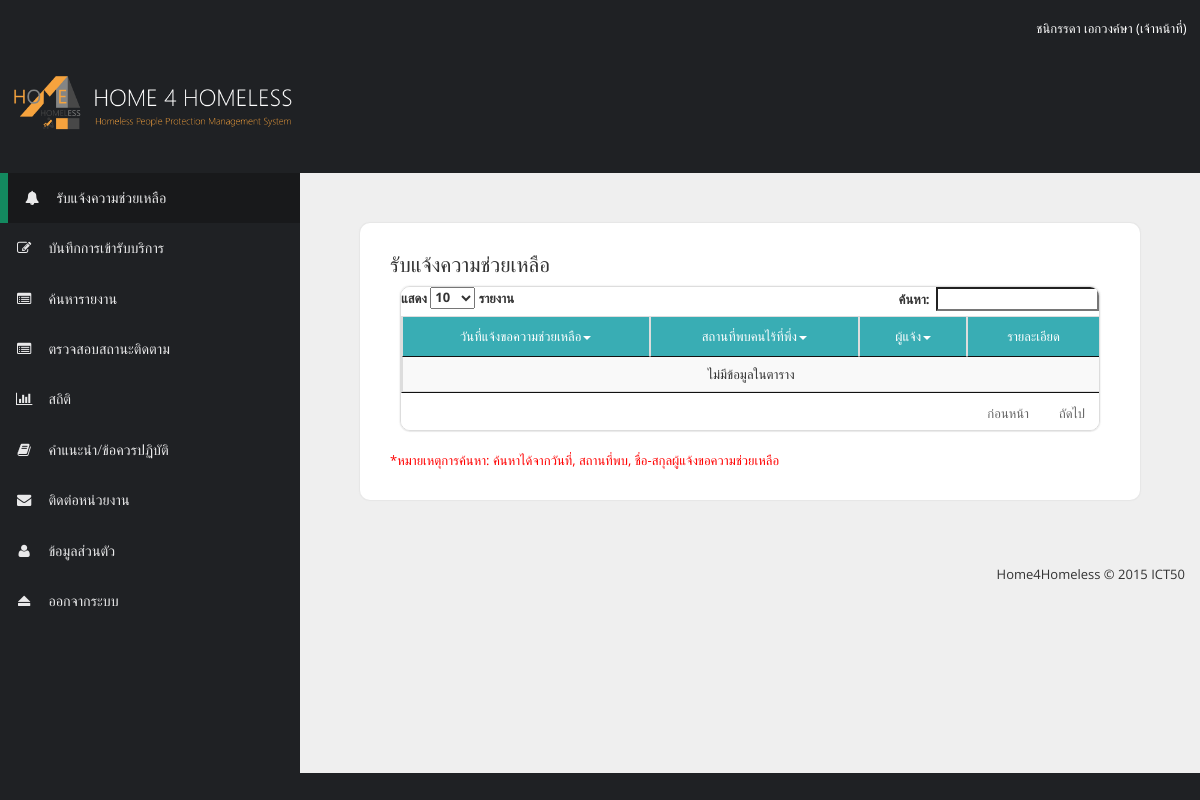
The app's page /notification.php (signed in) with its own data.
### tables this page shows
CREATE TABLE `members` (
  `mem_code` char(6) NOT NULL,
  `mem_id` char(13) NOT NULL,
  `mem_fname` varchar(30) NOT NULL,
  `mem_lname` varchar(30) NOT NULL,
  `mem_bday` date NOT NULL,
  `mem_sex` varchar(5) NOT NULL,
  `mem_tel` char(10) NOT NULL,
  `mem_email` varchar(70) NOT NULL,
  `mem_password` varchar(8) NOT NULL,
  `mem_status` varchar(15) NOT NULL,
  `dept_code` char(3) NOT NULL COMMENT 'refer to department',
  `prefix_code` int(1) NOT NULL COMMENT 'refer to prefix',
  `ad_code` char(8) NOT NULL COMMENT 'refer to address'
);

### checkstaff.php (called while the page is built, shortened)
<?php
  $strSQL = "SELECT * FROM members WHERE mem_code = '".$_SESSION['mem_code']."' ";
  $objQuery = mysql_query($strSQL);
  $objResult = mysql_fetch_array($objQuery);
?>

### notification.php (the view, shortened to what this page needs)
<?php
  include "checkstaff.php";
?>
<!DOCTYPE html>
  <head>
    <link href="css/font-awesome.min.css" rel="stylesheet">
    <link href="css/bootstrap.min.css" rel="stylesheet">
    <link href="css/templatemo-style.css" rel="stylesheet">
    <link rel="stylesheet" type="text/css" href="css/jquery.dataTables.min.css">
  </head>
  <body>
    <br>
    <div class="text-right">
        <FONT size=2 COLOR="white"><?php echo $objResult['mem_fname'];?>  <?php echo $objResult['mem_lname'];?> (<?php echo $objResult['mem_status']; ?>) &nbsp; &nbsp;</FONT><br><br>
    </div>
    <header class="logo-header">
      <a><img src="images/logoweb2.png"></a>
    </header>
    <div class="templatemo-flex-row">
      <div class="templatemo-sidebar">
        <nav class="templatemo-left-nav">
          <ul>
            <li><a href="notification.php" class="active"><i class="fa fa-bell fa-fw"></i>รับแจ้งความช่วยเหลือ</a></li>
            <li><a href="record.php"><i class="fa fa-edit fa-fw"></i>บันทึกการเข้ารับบริการ</a></li>
            <li><a href="search.php"><i class="fa fa-list-alt fa-fw"></i>ค้นหารายงาน</a></li>
            <li><a href="checkstatus.php"><i class="fa fa-list-alt fa-fw"></i>ตรวจสอบสถานะติดตาม</a></li>
            <li><a href="statistic.php"><i class="fa fa-bar-chart fa-fw"></i>สถิติ</a></li>
            <li><a href="act.php"><i class="fa fa-book fa-fw"></i>คำแนะนำ/ข้อควรปฏิบัติ</a></li>
            <li><a href="about.php"><i class="fa fa-envelope fa-fw"></i>ติดต่อหน่วยงาน</a></li>
            <li><a href="memstaff.php"><i class="fa fa-user fa-fw"></i>ข้อมูลส่วนตัว</a></li>
            <li><a href="logout.php"><i class="fa fa-eject fa-fw"></i>ออกจากระบบ</a></li>
          </ul>
        </nav>
      </div>
      <div class="templatemo-content col-1 light-gray-bg">
        <div class="templatemo-content-container">
          <div class="templatemo-content-widget white-bg">
            <h2 class="margin-bottom-10">รับแจ้งความช่วยเหลือ</h2>
            <form name="frmMain" id="frmMain" action="" class="templatemo-login-form" method="post">
              <div class="templatemo-content-widget no-padding">
                <div class="panel panel-default table-responsive">
                  <table id="myTable" class="table table-striped table-bordered templatemo-user-table display" cellspacing="0"  width="100%">
                    <thead>
                      <tr>
                        <td class="white-text templatemo-sort-by"align="center">วันที่แจ้งขอความช่วยเหลือ<span class="caret"></span></td>
                        <td class="white-text templatemo-sort-by"align="center">สถานที่พบคนไร้ที่พึ่ง<span class="caret"></span></td>
                        <td class="white-text templatemo-sort-by"align="center">ผู้แจ้ง<span class="caret"></span></td>
                        <td align="center">รายละเอียด</td>
                      </tr>
                    </thead>
                    <tbody>
                    </tbody>
                  </table>
                </div>
              </div>
            </form>
            <FONT COLOR=red>*หมายเหตุการค้นหา: ค้นหาได้จากวันที่, สถานที่พบ, ชื่อ-สกุลผู้แจ้งขอความช่วยเหลือ</FONT>
          </div>
        </div>
        <footer class="text-right">
            <p>Home4Homeless &copy; 2015 ICT50 </p>
          </footer>
      </div>
    </div>
  </body>
</html>

### css/templatemo-style.css (style rules this page uses)
* { font-family: 'Open Sans', sans-serif; }
body { font-size: 13px; }
body, .templatemo-left-nav { background: #1f2124; }
h1, h2, h3 { margin: 0; }
h2 { font-size: 1.6em; }
ul { list-style-type: none; margin: 0; padding: 0; }
nav li { font-size: 1.1em; list-style: none; text-transform: uppercase; }
.logo-header { width: 100%; height: 9em; }
.logo-header img { width: 25%; margin: 0em 0em 0em 0em; }
.white-text { color: white; }
.white-bg { background-color: white; }
.light-gray-bg { background-color: #efefef; }
.margin-bottom-10 { margin-bottom: 10px; }
footer { padding: 15px; }
.templatemo-sidebar { width: 300px; }
.logo-header { margin: ; }
.templatemo-left-nav li { font-weight: 300; }
.templatemo-left-nav a.active, .templatemo-left-nav a:hover { background: #18191b; border-left: 8px solid #13895F; }
.templatemo-left-nav a { color: #e9e9ea; display: block; padding: 15px; transition: all 0.3s ease; }
.templatemo-left-nav .fa { margin-right: 15px; }
.templatemo-content { margin-top: 0px; min-height: 600px; padding: 0; overflow-x: hidden; }
.templatemo-content-container { padding: 40px 50px; }
.templatemo-flex-row { display: -webkit-flex; display: -ms-flexbox; display: flex; }
.col-1 { -webkit-flex: 1; -ms-flex: 1; flex: 1; }
.templatemo-content-widget { border-radius: 10px; padding: 30px; position: relative; margin: 10px; box-shadow: 0px 0px 1px 1px rgba(161, 159, 159, 0.1); }
.templatemo-content-widget.no-padding { padding: 0; }
.panel { border-radius: 10px; }
.table { margin-bottom: 0; }
.table>thead>tr>td { padding: 15px; }
.templatemo-user-table thead { background-color: #39ADB4; color: white; }
@media only screen and (min-width: 768px) { .templatemo-left-nav { display: block !important; } }

### records on screen
members: mem_fname "ชนิกรรดา", mem_lname "เอกวงค์ษา", mem_status "เจ้าหน้าที่"
